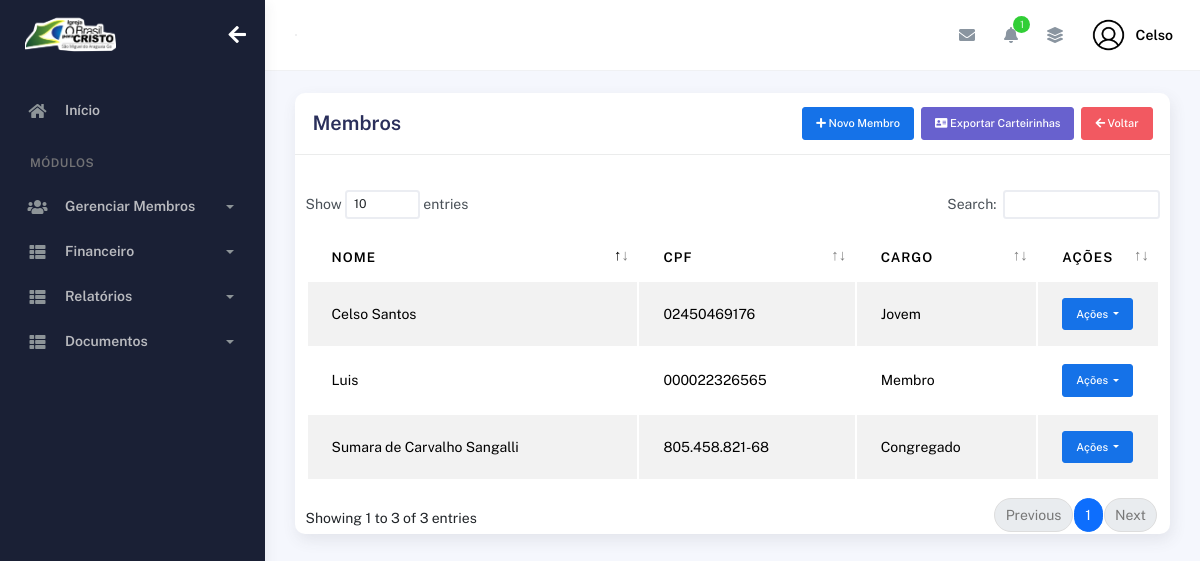
Page /index/membros/ (signed in) on the committed database.
### plataformaigreja/models.py (models this page shows, shortened)
class Membros(models.Model):
    choices_sexo = (('F', 'Feminino'),
                    ('M', 'Masculino'))
    choices_cargo = (('A', 'Auxiliar'),
                     ('C', 'Congregado'),
                     ('Cr', 'Crianças'),
                     ('Da', 'Diaconisa'),
                     ('D', 'Diácono'),
                     ('E', 'Evangelista'),
                     ('J', 'Jovem'),
                     ('Mb', 'Membro'),
                     ('Mi', 'Missionário(a)'),
                     ('Pr', 'Pastor'),
                     ('P', 'Presbítero'))
    nome = models.CharField(max_length=50)
    sexo = models.CharField(max_length=1, choices=choices_sexo)
    cpf = models.CharField(max_length=20, blank=True, null=True)
    email = models.EmailField(blank=True, null=True)
    telefone = models.CharField(max_length=19, blank=True, null=True)
    endereco = models.CharField(max_length=100, blank=True, null=True)
    foto = models.ImageField(upload_to="img_membros", null=True, blank=True)
    data_nascimento = models.DateField(null=True, blank=True)
    data_batismo = models.DateField(null=True, blank=True)
    cargo = models.CharField(max_length=2, choices=choices_cargo)
    pastor = models.ForeignKey(
        User,
        on_delete=models.CASCADE
    )

### plataformaigreja/views.py (the view, shortened to what this page needs)
# urls.py: path('membros/', views.membros, name='membros'),
@login_required(login_url='/usuarios/login')
def membros(request):
    if request.method == "GET":
        membros = Membros.objects.filter(pastor=request.user)
        total_membros = membros.count()  # Conta os membros daquele pastor
        return render(request, 'membros.html', {
            'membros': membros,
            'total_membros': total_membros,
        })

### igreja/context_processors.py (called while the page is built)
def logo_igreja(request):
    if request.user.is_authenticated:
        igreja = Igreja.objects.filter(pastor=request.user).first()
        return {"logo_igreja": igreja.logo.url if igreja and igreja.logo else None}
    return {"logo_igreja": None}

### plataformaigreja/context_processors.py (called while the page is built)
def total_membros_context(request):
    if request.user.is_authenticated:
        total_membros = Membros.objects.filter(pastor=request.user).count()
    else:
        total_membros = 0
    return {
        'total_membros': total_membros
    }

### plataformaigreja/templates/membros.html (shortened to what this page needs)
{% extends "bases/base_plataformaigreja.html" %}
{% load static %}
{% block 'conteudo' %}
<div class="row">
  <div class="col-md-12">
    <div class="card">
      <div class="card-header">
        <div class="d-flex align-items-center">
          <h4 class="card-title">Membros</h4>
          <button class="btn btn-primary ms-auto btn-sm" data-bs-toggle="modal"
            data-bs-target="#addRowModal"><i class="fa fa-plus"></i>
            Novo Membro
          </button>
          <a href="{% url 'selecionar_carteirinhas' %}" class="btn btn-secondary ms-2 btn-sm"><i class="fas fa-address-card"></i> Exportar Carteirinhas</a>
          <a href="{% url 'controle_membros' %}" class="btn btn-danger ms-2 btn-sm"><i class="fas fa-arrow-left"></i> Voltar</a>
        </div>
      </div>
      <div class="card-body">
      </div>
        <div class="table-responsive">
          <table id="add-row" class="display table table-striped table-hover">
            <thead>
              <tr>
                <th>Nome</th>
                <th>CPF</th>
                <th>CARGO</th>
                <th style="width: 10%">Ações</th>
              </tr>
            </thead>
            <tbody>
              {% for membro in membros %}
                <tr>
                  <td>{{membro.nome}}</td>
                  <td>{{membro.cpf | default:"000.000.000-00"}}</td>
                  <td>
                    {% if membro.cargo == "Mb" %}
                      Membro
                    {% elif membro.cargo == "A" %}
                      Auxiliar
                    {% elif membro.cargo == "C" %}
                      Congregado
                    {% elif membro.cargo == "Cr" %}
                      Crianças
                    {% elif membro.cargo == "Da" %}
                      Diaconisa
                    {% elif membro.cargo == "D" %}
                      Diácono
                    {% elif membro.cargo == "E" %}
                      Evangelista
                    {% elif membro.cargo == "J" %}
                      Jovem
                    {% elif membro.cargo == "Mi" %}
                      Missionário(a)
                    {% elif membro.cargo == "Pr" %}
                      Pastor
                    {% elif membro.cargo == "P" %}
                      Presbítero
                    {% endif %}
                  </td>
                  <td>
                    <button id="btnGroupDrop1" type="button" class="btn btn-primary btn-sm dropdown-toggle" data-bs-toggle="dropdown" aria-expanded="false">
                      Ações
                    </button>
                  </td>
                </tr>
              {% endfor %}
            </tbody>
          </table>
        </div>
      </div>
    </div>
  </div>
</div>
</div>
{% endblock %}

### templates/bases/base.html (shortened to what this page needs)
{% load static %}
<!DOCTYPE html>
<html lang="pt-BR">
  <head>
    <link href="{% static 'geral/assets/css/bootstrap.min.css' %}" rel="stylesheet">
    <link href="{% static 'geral/assets/css/plugins.min.css' %}" rel="stylesheet">
    <link href="{% static 'geral/assets/css/kaiadmin.min.css' %}" rel="stylesheet">
    <link href="{% static 'geral/assets/css/demo.css' %}" rel="stylesheet">
  </head>
  <body>
    <div class="wrapper">
      {% if user.is_authenticated %}
        <div class="sidebar" data-background-color="dark">
          <div class="sidebar-logo">
            <div class="logo-header" data-background-color="dark">
              <a href="{% url 'dashboard_igreja' %}" class="logo">
              {% if logo_igreja %}
                  <img src="{{ logo_igreja }}" alt="Logo da Igreja" class="navbar-brand" height="50"/>
              {% else %}
                  <p>Nenhuma logo cadastrada.</p>
              {% endif %}
              </a>
              <div class="nav-toggle">
                <button class="btn btn-toggle toggle-sidebar">
                  <i class="fas fa-arrow-left"></i>
                </button>
              </div>
            </div>
          </div>
          <div class="sidebar-wrapper scrollbar scrollbar-inner">
            <div class="sidebar-content">
              <ul class="nav nav-secondary">
                <li class="nav-item">
                  <a
                    href="{% url 'dashboard_igreja' %}"
                    aria-expanded="false"
                  >
                    <i class="fas fa-home"></i>
                    <p>Início</p>
                  </a>
                </li>
                <li class="nav-section">
                  <h4 class="text-section">Módulos</h4>
                </li>
                <li class="nav-item">
                  <a data-bs-toggle="collapse" href="#base">
                    <i class="fas fa-users"></i>
                    <p>Gerenciar Membros</p>
                    <span class="caret"></span>
                  </a>
                </li>
                <li class="nav-item">
                  <a data-bs-toggle="collapse" href="#sidebarLayouts">
                    <i class="fas fa-th-list"></i>
                    <p>Financeiro</p>
                    <span class="caret"></span>
                  </a>
                </li>
                <li class="nav-item">
                  <a data-bs-toggle="collapse" href="#sidebarRelatorios">
                    <i class="fas fa-th-list"></i>
                    <p>Relatórios</p>
                    <span class="caret"></span>
                  </a>
                </li>
                <li class="nav-item">
                  <a data-bs-toggle="collapse" href="#sidebarDocumentos">
                    <i class="fas fa-th-list"></i>
                    <p>Documentos</p>
                    <span class="caret"></span>
                  </a>
                </li>
              </ul>
            </div>
          </div>
        </div>
        <div class="main-panel">
          <div class="main-header">
            <nav
              class="navbar navbar-header navbar-header-transparent navbar-expand-lg border-bottom"
            >
              <div class="container-fluid">
                <nav
                  class="navbar navbar-header-left navbar-expand-lg navbar-form nav-search p-0 d-none d-lg-flex"
                >
                  <div class="input-group">
                </nav>
                <ul class="navbar-nav topbar-nav ms-md-auto align-items-center">
                  <li class="nav-item topbar-icon dropdown hidden-caret">
                    <a
                      class="nav-link dropdown-toggle"
                      href="#"
                      id="messageDropdown"
                      role="button"
                      data-bs-toggle="dropdown"
                      aria-haspopup="true"
                      aria-expanded="false"
                    >
                      <i class="fa fa-envelope"></i>
                    </a>
                  </li>
                  <li class="nav-item topbar-icon dropdown hidden-caret">
                    <a
                      class="nav-link dropdown-toggle"
                      href="#"
                      id="notifDropdown"
                      role="button"
                      data-bs-toggle="dropdown"
                      aria-haspopup="true"
                      aria-expanded="false"
                    >
                      <i class="fa fa-bell"></i>
                      <span class="notification">1</span>
                    </a>
                  </li>
                  <li class="nav-item topbar-icon dropdown hidden-caret">
                    <a
                      class="nav-link"
                      data-bs-toggle="dropdown"
                      href="#"
                      aria-expanded="false"
                    >
                      <i class="fas fa-layer-group"></i>
                    </a>
                  </li>
                  <li class="nav-item topbar-user dropdown hidden-caret">
                    <a
                      class="dropdown-toggle profile-pic"
                      data-bs-toggle="dropdown"
                      href="#"
                      aria-expanded="false"
                    >
                      <div class="avatar-sm">
                        <img
                          src="{% static 'geral/assets/img/profile.png'%}"
                          alt="..."
                          class="avatar-img rounded-circle"
                        />
                      </div>
                      <span class="profile-username">
                        <span class="fw-bold">{{ user.first_name }}</span>
                      </span>
                    </a>
                  </li>
                </ul>
              </div>
            </nav>
          </div>
          <div class="container">
            <div class="page-inner">
            {% block 'conteudo' %}
            {% endblock %}
            </div>
          </div>
    {% endif %}
  </body>
</html>

### rows in the picture
Membros: nome "Celso Santos", cpf "02450469176", cargo "Jovem"
Membros: nome "Sumara de Carvalho Sangalli", cpf "805.458.821-68", cargo "Congregado"
Membros: nome "Luis", cpf "000022326565", cargo "Membro"

### other values in the picture
{{ user.first_name }} "Celso"
